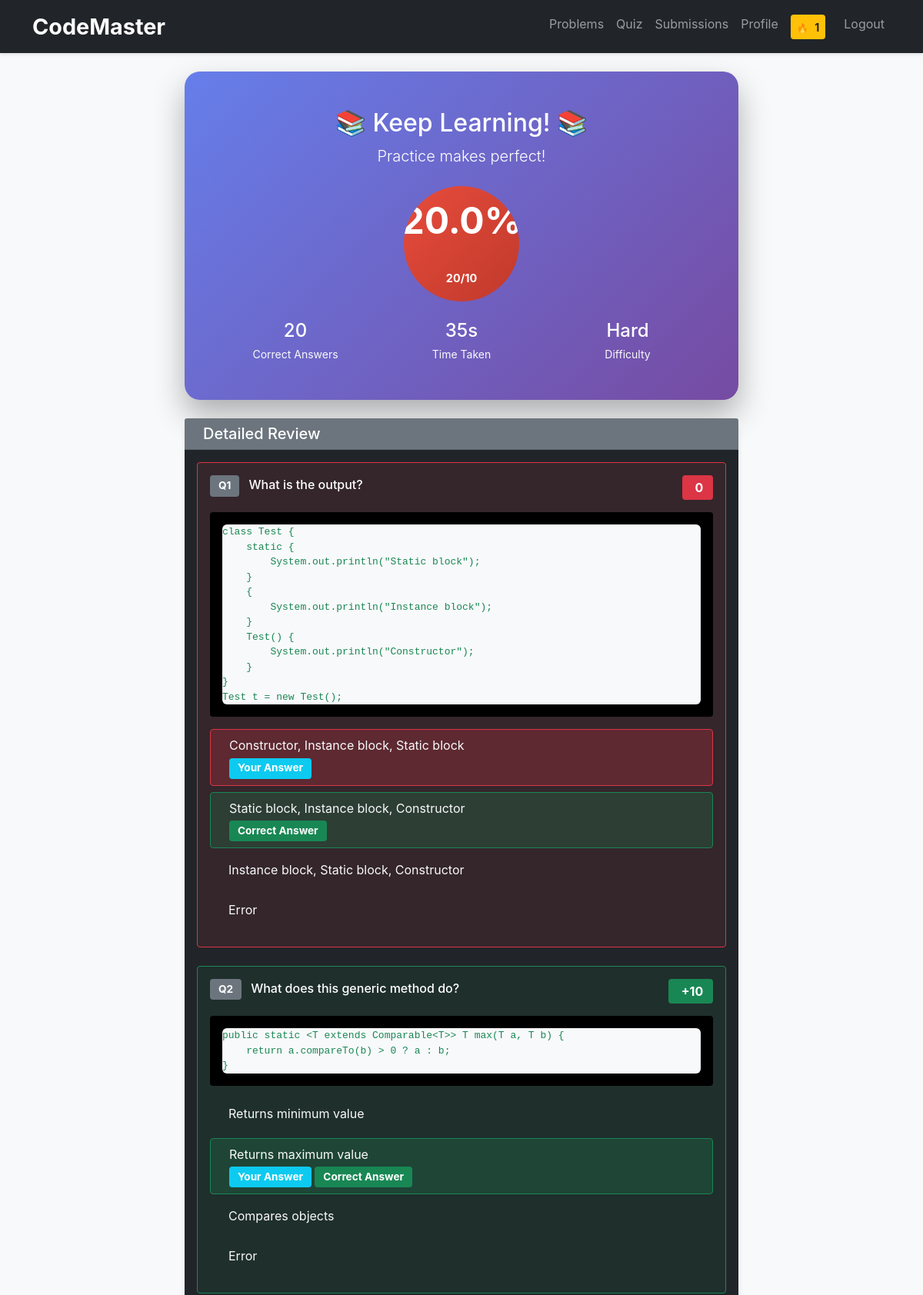
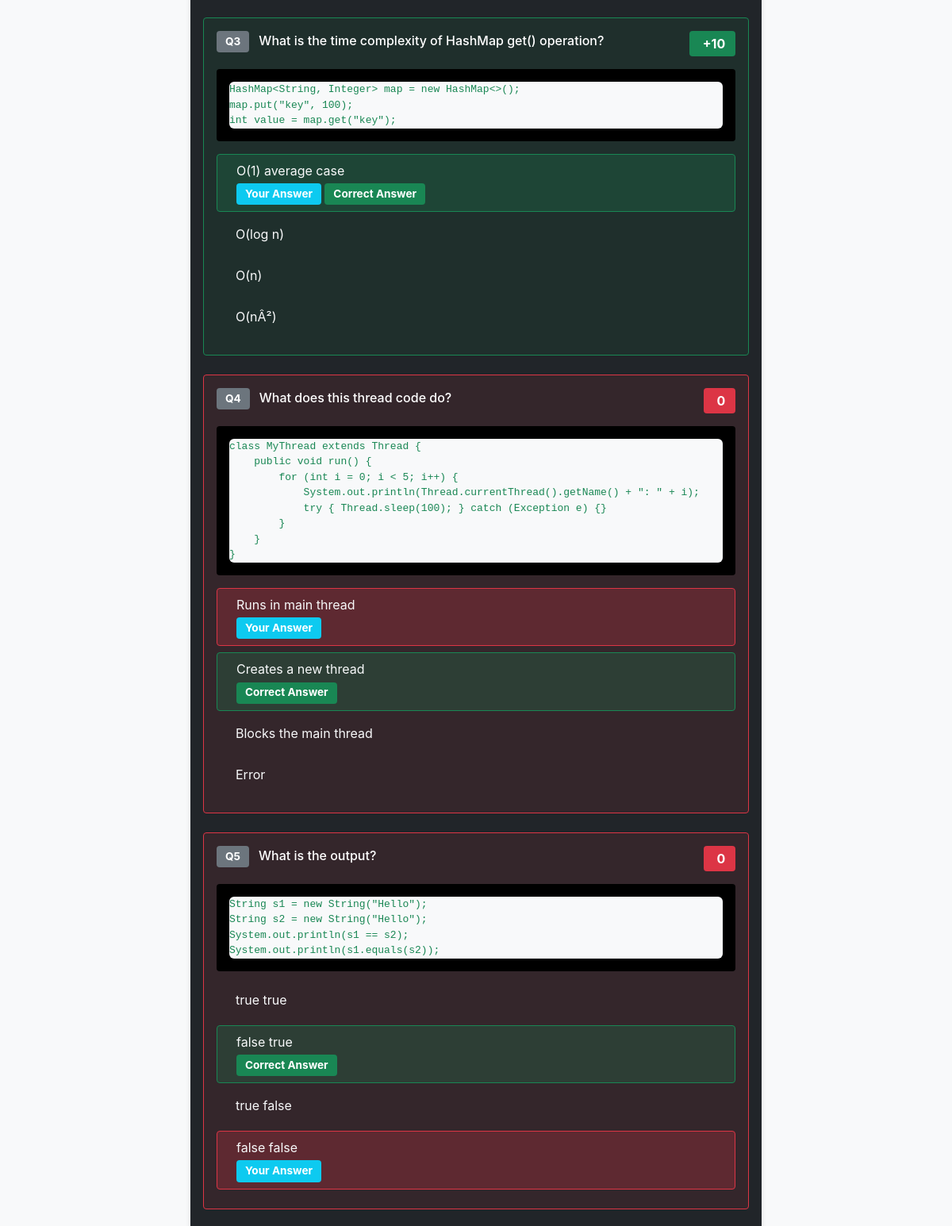
Page /quiz/result/4/ (signed in, upper part) on the committed database (2 pictures, top to bottom).
### users/models.py (models this page shows, shortened)
class UserProfile(models.Model):
    user = models.OneToOneField(User, on_delete=models.CASCADE)
    current_streak = models.IntegerField(default=0)
    longest_streak = models.IntegerField(default=0)
    last_solved_date = models.DateField(null=True, blank=True)
    total_problems_solved = models.IntegerField(default=0)

### quiz/models.py (models this page shows, shortened)
class QuizAttempt(models.Model):
    user = models.ForeignKey(User, on_delete=models.CASCADE)
    quiz = models.ForeignKey(Quiz, on_delete=models.CASCADE)
    score = models.IntegerField(default=0)
    total_questions = models.IntegerField()
    time_taken = models.IntegerField()  # seconds
    completed_at = models.DateTimeField(auto_now_add=True)
    class Meta:
        ordering = ['-completed_at']

class Quiz(models.Model):
    DIFFICULTY_CHOICES = [
        ('easy', 'Easy'),
        ('medium', 'Medium'),
        ('hard', 'Hard'),
    ]
    CATEGORY_CHOICES = [
        ('python', 'Python'),
        ('java', 'Java'),
        ('javascript', 'JavaScript'),
        ('algorithms', 'Algorithms'),
        ('data_structures', 'Data Structures'),
        ('general', 'General Programming'),
    ]
    title = models.CharField(max_length=200)
    description = models.TextField()
    category = models.CharField(max_length=20, choices=CATEGORY_CHOICES)
    difficulty = models.CharField(max_length=10, choices=DIFFICULTY_CHOICES)
    time_limit = models.IntegerField(default=300)  # seconds
    created_at = models.DateTimeField(auto_now_add=True)
    is_active = models.BooleanField(default=True)

class UserAnswer(models.Model):
    attempt = models.ForeignKey(QuizAttempt, on_delete=models.CASCADE, related_name='answers')
    question = models.ForeignKey(Question, on_delete=models.CASCADE)
    selected_choice = models.ForeignKey(Choice, on_delete=models.CASCADE, null=True, blank=True)
    is_correct = models.BooleanField(default=False)

class Question(models.Model):
    QUESTION_TYPES = [
        ('mcq', 'Multiple Choice'),
        ('code', 'Code Output'),
        ('true_false', 'True/False'),
    ]
    quiz = models.ForeignKey(Quiz, on_delete=models.CASCADE, related_name='questions')
    question_text = models.TextField()
    question_type = models.CharField(max_length=20, choices=QUESTION_TYPES, default='mcq')
    code_snippet = models.TextField(blank=True)
    explanation = models.TextField(blank=True)
    points = models.IntegerField(default=10)
    order = models.IntegerField(default=0)
    class Meta:
        ordering = ['order']

class Choice(models.Model):
    question = models.ForeignKey(Question, on_delete=models.CASCADE, related_name='choices')
    choice_text = models.CharField(max_length=200)
    is_correct = models.BooleanField(default=False)

### quiz/views.py (the view)
# urls.py: path('result/<int:attempt_id>/', views.quiz_result, name='result'),
@login_required
def quiz_result(request, attempt_id):
    attempt = get_object_or_404(QuizAttempt, id=attempt_id, user=request.user)
    answers = attempt.answers.select_related('question', 'selected_choice').all()
    total_points = sum(answer.question.points for answer in answers)
    percentage = round((attempt.score / total_points * 100), 1) if total_points > 0 else 0
    return render(request, 'quiz/result.html', {
        'attempt': attempt,
        'answers': answers,
        'percentage': percentage,
        'total_points': total_points
    })

### templates/quiz/result.html (shortened to what this page needs)
{% extends 'base.html' %}
{% block content %}
<div class="container">
    <div class="row justify-content-center">
        <div class="col-lg-8">
            <div class="card result-card mb-4">
                <div class="card-body text-center text-white p-5">
                    <div class="mb-4">
                        {% if percentage >= 80 %}
                            <i class="fas fa-trophy fa-4x text-warning mb-3 pulse"></i>
                            <h2 class="mb-2">🎉 Outstanding! 🎉</h2>
                            <p class="lead">You're a coding champion!</p>
                        {% elif percentage >= 60 %}
                            <i class="fas fa-medal fa-4x text-info mb-3"></i>
                            <h2 class="mb-2">🌟 Great Job! 🌟</h2>
                            <p class="lead">Well done, keep it up!</p>
                        {% elif percentage >= 40 %}
                            <i class="fas fa-thumbs-up fa-4x text-warning mb-3"></i>
                            <h2 class="mb-2">👍 Good Effort! 👍</h2>
                            <p class="lead">You're on the right track!</p>
                        {% else %}
                            <h2 class="mb-2">📚 Keep Learning! 📚</h2>
                            <p class="lead">Practice makes perfect!</p>
                        {% endif %}
                    </div>
                    <div class="score-circle {% if percentage >= 80 %}score-excellent{% elif percentage >= 60 %}score-good{% elif percentage >= 40 %}score-average{% else %}score-poor{% endif %} pulse">
                        <div class="text-center">
                            <div style="font-size: 3rem;">{{ percentage }}%</div>
                            <small style="font-size: 0.9rem;">{{ attempt.score }}/{{ attempt.total_questions }}</small>
                        </div>
                    </div>
                    <div class="row mt-4">
                        <div class="col-md-4">
                            <div class="stat-item">
                                <h4 class="mb-1">{{ attempt.score }}</h4>
                                <small class="text-light">Correct Answers</small>
                            </div>
                        </div>
                        <div class="col-md-4">
                            <div class="stat-item">
                                <h4 class="mb-1">{{ attempt.time_taken }}s</h4>
                                <small class="text-light">Time Taken</small>
                            </div>
                        </div>
                        <div class="col-md-4">
                            <div class="stat-item">
                                <h4 class="mb-1">{{ attempt.quiz.difficulty|title }}</h4>
                                <small class="text-light">Difficulty</small>
                            </div>
                        </div>
                    </div>
                </div>
            </div>
            <div class="card bg-dark border-secondary">
                <div class="card-header bg-secondary">
                    <h5 class="text-white mb-0">
                        Detailed Review
                    </h5>
                </div>
                <div class="card-body">
                    {% for answer in answers %}
                    <div class="question-review mb-4 p-3 border rounded {% if answer.is_correct %}border-success bg-success bg-opacity-10{% else %}border-danger bg-danger bg-opacity-10{% endif %}">
                        <div class="d-flex justify-content-between align-items-start mb-3">
                            <h6 class="text-white mb-0">
                                <span class="badge bg-secondary me-2">Q{{ forloop.counter }}</span>
                                {{ answer.question.question_text }}
                            </h6>
                            <span class="badge {% if answer.is_correct %}bg-success{% else %}bg-danger{% endif %} fs-6">
                                {% if answer.is_correct %}
                                    +{{ answer.question.points }}
                                {% else %}
                                    0
                                {% endif %}
                            </span>
                        </div>
                        {% if answer.question.code_snippet %}
                        <div class="code-snippet bg-black p-3 rounded mb-3">
                            <pre class="text-success mb-0"><code>{{ answer.question.code_snippet }}</code></pre>
                        </div>
                        {% endif %}
                        <div class="choices-review">
                            {% for choice in answer.question.choices.all %}
                            <div class="choice-item p-2 rounded mb-2 d-flex align-items-center
                                {% if choice.is_correct %}bg-success bg-opacity-25 border border-success{% endif %}
                                {% if choice == answer.selected_choice and not choice.is_correct %}bg-danger bg-opacity-25 border border-danger{% endif %}">
                                <div class="flex-grow-1">
                                    <span class="text-light">{{ choice.choice_text }}</span>
                                    <div class="mt-1">
                                        {% if choice == answer.selected_choice %}
                                            <small class="badge bg-info">Your Answer</small>
                                        {% endif %}
                                        {% if choice.is_correct %}
                                            <small class="badge bg-success">Correct Answer</small>
                                        {% endif %}
                                    </div>
                                </div>
                            </div>
                            {% endfor %}
                        </div>
                    </div>
                    {% endfor %}
                </div>
            </div>
        </div>
    </div>
</div>
{% endblock %}

### templates/base.html (shortened to what this page needs)
<!DOCTYPE html>
<html lang="en">
<head>
    <link href="https://cdn.jsdelivr.net/npm/bootstrap@5.1.3/dist/css/bootstrap.min.css" rel="stylesheet">
    <link rel="stylesheet" href="https://cdnjs.cloudflare.com/ajax/libs/codemirror/5.65.2/codemirror.min.css">
    <link rel="stylesheet" href="https://cdnjs.cloudflare.com/ajax/libs/codemirror/5.65.2/theme/monokai.min.css">
    {% load static %}
    <link rel="stylesheet" href="{% static 'css/style.css' %}">
</head>
<body>
    <nav class="navbar navbar-expand-lg navbar-dark bg-dark">
        <div class="container">
            <a class="navbar-brand" href="{% url 'home' %}">CodeMaster</a>
            <div class="navbar-nav ms-auto">
                {% if user.is_authenticated %}
                    <a class="nav-link" href="{% url 'problems:list' %}">Problems</a>
                    <a class="nav-link" href="{% url 'quiz:list' %}">Quiz</a>
                    <a class="nav-link" href="{% url 'submissions:list' %}">Submissions</a>
                    <a class="nav-link" href="{% url 'users:profile' %}">Profile</a>
                    <div class="nav-link d-flex align-items-center">
                        <div class="streak-mini bg-warning rounded px-2 py-1 me-2">
                            <span style="font-size: 12px;">🔥</span>
                            <span class="text-dark fw-bold ms-1" style="font-size: 14px;">{{ user.userprofile.current_streak|default:0 }}</span>
                        </div>
                    </div>
                    <a class="nav-link" href="{% url 'users:logout' %}">Logout</a>
                {% else %}
                    <a class="nav-link" href="{% url 'users:login' %}">Login</a>
                    <a class="nav-link" href="{% url 'users:register' %}">Register</a>
                {% endif %}
            </div>
        </div>
    </nav>
    <main class="container mt-4">
        {% block content %}
        {% endblock %}
    </main>
</body>
</html>

### static/css/style.css (style rules this page uses)
body { font-family: 'Inter', sans-serif; background-color: #f8f9fa; }
.card { border: none; border-radius: 15px; transition: all 0.3s ease; box-shadow: 0 4px 6px rgba(0, 0, 0, 0.1); }
.navbar { box-shadow: 0 2px 4px rgba(0,0,0,.1); }
.navbar-brand { font-size: 1.8rem; font-weight: 700; }
.badge { font-size: 0.85rem; padding: 0.5em 0.8em; }
pre { font-size: 13px; margin: 0; background: #f8f9fa; border-radius: 6px; }

### templates/quiz/result.html (style rules this page uses)
.result-card { background: linear-gradient(135deg, #667eea 0%, #764ba2 100%); border: none; border-radius: 20px; box-shadow: 0 20px 40px rgba(0,0,0,0.3); }
.score-circle { width: 150px; height: 150px; border-radius: 50%; display: flex; align-items: center; justify-content: center; font-size: 2.5rem; font-weight: bold; margin: 0 auto 20px; position: relative; overflow: hidden; }
.score-poor { background: linear-gradient(135deg, #e74c3c, #c0392b); }
.pulse { animation: pulse 2s infinite; }
.question-review { transition: all 0.3s ease; }

### rows in the picture
QuizAttempt: score "20", total_questions "10", time_taken "35", quiz.difficulty "Hard"
UserAnswer: question.question_text "What is the output?", is_correct "0", question.code_snippet "class Test { static { System.out.println(\"Static block\"); } { System.out.println(\"Instance block\"); } Test() { System.out.println(\"Constructor\"); } } Test t = new Test();"
Choice: choice_text "Constructor, Instance block, Static block", shows "Your Answer"
Choice: choice_text "Static block, Instance block, Constructor", is_correct "Correct Answer"
Choice: choice_text "Instance block, Static block, Constructor"
Choice: choice_text "Error"
UserAnswer: question.question_text "What does this generic method do?", question.points "10", question.code_snippet "public static <T extends Comparable<T>> T max(T a, T b) { return a.compareTo(b) > 0 ? a : b; }"
Choice: choice_text "Returns minimum value"
Choice: choice_text "Returns maximum value", shows "Your Answer", is_correct "Correct Answer"
Choice: choice_text "Compares objects"
Choice: choice_text "Error"
UserAnswer: question.question_text "What is the time complexity of HashMap get() operation?", question.points "10", question.code_snippet "HashMap<String, Integer> map = new HashMap<>(); map.put(\"key\", 100); int value = map.get(\"key\");"
Choice: choice_text "O(1) average case", shows "Your Answer", is_correct "Correct Answer"
Choice: choice_text "O(log n)"
Choice: choice_text "O(n)"
Choice: choice_text "O(nÂ²)"
UserAnswer: question.question_text "What does this thread code do?", is_correct "0", question.code_snippet "class MyThread extends Thread { public void run() { for (int i = 0; i < 5; i++) { System.out.println(Thread.currentThread().getName() + \": \" + i); try { Thread.sleep(100); } catch (Exception e) {} } } }"
Choice: choice_text "Runs in main thread", shows "Your Answer"
Choice: choice_text "Creates a new thread", is_correct "Correct Answer"
Choice: choice_text "Blocks the main thread"
Choice: choice_text "Error"
UserAnswer: question.question_text "What is the output?", is_correct "0", question.code_snippet "String s1 = new String(\"Hello\"); String s2 = new String(\"Hello\"); System.out.println(s1 == s2); System.out.println(s1.equals(s2));"
Choice: choice_text "true true"
Choice: choice_text "false true", is_correct "Correct Answer"
Choice: choice_text "true false"
Choice: choice_text "false false", shows "Your Answer"

### other values in the picture
{{ user.userprofile.current_streak|default:0 }} "1"
